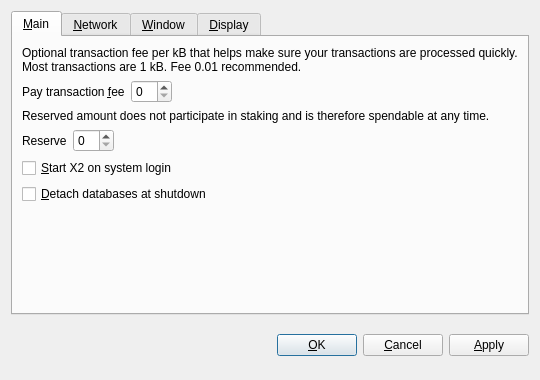
<?xml version="1.0" encoding="UTF-8"?>
<ui version="4.0">
 <class>OptionsDialog</class>
 <widget class="QDialog" name="OptionsDialog">
  <property name="geometry">
   <rect>
    <x>0</x>
    <y>0</y>
    <width>540</width>
    <height>380</height>
   </rect>
  </property>
  <property name="windowTitle">
   <string>Options</string>
  </property>
  <property name="modal">
   <bool>true</bool>
  </property>
  <layout class="QVBoxLayout" name="verticalLayout">
   <item>
    <widget class="QTabWidget" name="tabWidget">
     <property name="tabPosition">
      <enum>QTabWidget::North</enum>
     </property>
     <property name="currentIndex">
      <number>0</number>
     </property>
     <widget class="QWidget" name="tabMain">
      <attribute name="title">
       <string>&amp;Main</string>
      </attribute>
      <layout class="QVBoxLayout" name="verticalLayout_Main">
       <item>
        <widget class="QLabel" name="transactionFeeInfoLabel">
         <property name="text">
          <string>Optional transaction fee per kB that helps make sure your transactions are processed quickly. Most transactions are 1 kB. Fee 0.01 recommended.</string>
         </property>
         <property name="textFormat">
          <enum>Qt::PlainText</enum>
         </property>
         <property name="wordWrap">
          <bool>true</bool>
         </property>
        </widget>
       </item>
       <item>
        <layout class="QHBoxLayout" name="horizontalLayoutFee">
         <item>
          <widget class="QLabel" name="transactionFeeLabel">
           <property name="text">
            <string>Pay transaction &amp;fee</string>
           </property>
           <property name="textFormat">
            <enum>Qt::PlainText</enum>
           </property>
           <property name="buddy">
            <cstring>transactionFee</cstring>
           </property>
          </widget>
         </item>
         <item>
          <widget class="BitcoinAmountField" name="transactionFee"/>
         </item>
         <item>
          <spacer name="horizontalSpacerFee">
           <property name="orientation">
            <enum>Qt::Horizontal</enum>
           </property>
           <property name="sizeHint" stdset="0">
            <size>
             <width>40</width>
             <height>20</height>
            </size>
           </property>
          </spacer>
         </item>
        </layout>
       </item>
       <item>
        <widget class="QLabel" name="reserveBalanceInfoLabel">
         <property name="text">
          <string>Reserved amount does not participate in staking and is therefore spendable at any time.</string>
         </property>
         <property name="textFormat">
          <enum>Qt::PlainText</enum>
         </property>
         <property name="wordWrap">
          <bool>true</bool>
         </property>
        </widget>
       </item>
       <item>
        <layout class="QHBoxLayout" name="horizontalLayoutReserveBalance">
         <item>
          <widget class="QLabel" name="reserveBalanceLabel">
           <property name="text">
            <string>Reserve</string>
           </property>
           <property name="textFormat">
            <enum>Qt::PlainText</enum>
           </property>
           <property name="buddy">
            <cstring>reserveBalance</cstring>
           </property>
          </widget>
         </item>
         <item>
          <widget class="BitcoinAmountField" name="reserveBalance"/>
         </item>
         <item>
          <spacer name="horizontalSpacerReserveBalance">
           <property name="orientation">
            <enum>Qt::Horizontal</enum>
           </property>
           <property name="sizeHint" stdset="0">
            <size>
             <width>40</width>
             <height>20</height>
            </size>
           </property>
          </spacer>
         </item>
        </layout>
       </item>
       <item>
        <widget class="QCheckBox" name="bitcoinAtStartup">
         <property name="toolTip">
          <string>Automatically start X2 after logging in to the system.</string>
         </property>
         <property name="text">
          <string>&amp;Start X2 on system login</string>
         </property>
        </widget>
       </item>
       <item>
        <widget class="QCheckBox" name="detachDatabases">
         <property name="toolTip">
          <string>Detach block and address databases at shutdown. This means they can be moved to another data directory, but it slows down shutdown. The wallet is always detached.</string>
         </property>
         <property name="text">
          <string>&amp;Detach databases at shutdown</string>
         </property>
        </widget>
       </item>
       <item>
        <spacer name="verticalSpacer_Main">
         <property name="orientation">
          <enum>Qt::Vertical</enum>
         </property>
         <property name="sizeHint" stdset="0">
          <size>
           <width>20</width>
           <height>40</height>
          </size>
         </property>
        </spacer>
       </item>
      </layout>
     </widget>
     <widget class="QWidget" name="tabNetwork">
      <attribute name="title">
       <string>&amp;Network</string>
      </attribute>
      <layout class="QVBoxLayout" name="verticalLayout_Network">
       <item>
        <widget class="QCheckBox" name="mapPortUpnp">
         <property name="toolTip">
          <string>Automatically open the X2 client port on the router. This only works when your router supports UPnP and it is enabled.</string>
         </property>
         <property name="text">
          <string>Map port using &amp;UPnP</string>
         </property>
        </widget>
       </item>
       <item>
        <widget class="QCheckBox" name="connectSocks">
         <property name="toolTip">
          <string>Connect to the X2 network through a SOCKS proxy (e.g. when connecting through Tor).</string>
         </property>
         <property name="text">
          <string>&amp;Connect through SOCKS proxy:</string>
         </property>
        </widget>
       </item>
       <item>
        <layout class="QHBoxLayout" name="horizontalLayout_Network">
         <item>
          <widget class="QLabel" name="proxyIpLabel">
           <property name="text">
            <string>Proxy &amp;IP:</string>
           </property>
           <property name="textFormat">
            <enum>Qt::PlainText</enum>
           </property>
           <property name="buddy">
            <cstring>proxyIp</cstring>
           </property>
          </widget>
         </item>
         <item>
          <widget class="QValidatedLineEdit" name="proxyIp">
           <property name="maximumSize">
            <size>
             <width>140</width>
             <height>16777215</height>
            </size>
           </property>
           <property name="toolTip">
            <string>IP address of the proxy (e.g. 127.0.0.1)</string>
           </property>
          </widget>
         </item>
         <item>
          <widget class="QLabel" name="proxyPortLabel">
           <property name="text">
            <string>&amp;Port:</string>
           </property>
           <property name="textFormat">
            <enum>Qt::PlainText</enum>
           </property>
           <property name="buddy">
            <cstring>proxyPort</cstring>
           </property>
          </widget>
         </item>
         <item>
          <widget class="QLineEdit" name="proxyPort">
           <property name="maximumSize">
            <size>
             <width>55</width>
             <height>16777215</height>
            </size>
           </property>
           <property name="toolTip">
            <string>Port of the proxy (e.g. 9050)</string>
           </property>
          </widget>
         </item>
         <item>
          <widget class="QLabel" name="socksVersionLabel">
           <property name="text">
            <string>SOCKS &amp;Version:</string>
           </property>
           <property name="textFormat">
            <enum>Qt::PlainText</enum>
           </property>
           <property name="buddy">
            <cstring>socksVersion</cstring>
           </property>
          </widget>
         </item>
         <item>
          <widget class="QValueComboBox" name="socksVersion">
           <property name="toolTip">
            <string>SOCKS version of the proxy (e.g. 5)</string>
           </property>
          </widget>
         </item>
         <item>
          <spacer name="horizontalSpacer_Network">
           <property name="orientation">
            <enum>Qt::Horizontal</enum>
           </property>
           <property name="sizeHint" stdset="0">
            <size>
             <width>40</width>
             <height>20</height>
            </size>
           </property>
          </spacer>
         </item>
        </layout>
       </item>
       <item>
        <spacer name="verticalSpacer_Network">
         <property name="orientation">
          <enum>Qt::Vertical</enum>
         </property>
         <property name="sizeHint" stdset="0">
          <size>
           <width>20</width>
           <height>40</height>
          </size>
         </property>
        </spacer>
       </item>
      </layout>
     </widget>
     <widget class="QWidget" name="tabWindow">
      <attribute name="title">
       <string>&amp;Window</string>
      </attribute>
      <layout class="QVBoxLayout" name="verticalLayout_Window">
       <item>
        <widget class="QCheckBox" name="minimizeToTray">
         <property name="toolTip">
          <string>Show only a tray icon after minimizing the window.</string>
         </property>
         <property name="text">
          <string>&amp;Minimize to the tray instead of the taskbar</string>
         </property>
        </widget>
       </item>
       <item>
        <widget class="QCheckBox" name="minimizeOnClose">
         <property name="toolTip">
          <string>Minimize instead of exit the application when the window is closed. When this option is enabled, the application will be closed only after selecting Quit in the menu.</string>
         </property>
         <property name="text">
          <string>M&amp;inimize on close</string>
         </property>
        </widget>
       </item>
       <item>
        <spacer name="verticalSpacer_Window">
         <property name="orientation">
          <enum>Qt::Vertical</enum>
         </property>
         <property name="sizeHint" stdset="0">
          <size>
           <width>20</width>
           <height>40</height>
          </size>
         </property>
        </spacer>
       </item>
      </layout>
     </widget>
     <widget class="QWidget" name="tabDisplay">
      <attribute name="title">
       <string>&amp;Display</string>
      </attribute>
      <layout class="QVBoxLayout" name="verticalLayout_Display">
       <item>
        <layout class="QHBoxLayout" name="horizontalLayout_1_Display">
         <item>
          <widget class="QLabel" name="langLabel">
           <property name="text">
            <string>User Interface &amp;language:</string>
           </property>
           <property name="textFormat">
            <enum>Qt::PlainText</enum>
           </property>
           <property name="buddy">
            <cstring>lang</cstring>
           </property>
          </widget>
         </item>
         <item>
          <widget class="QValueComboBox" name="lang">
           <property name="toolTip">
            <string>The user interface language can be set here. This setting will take effect after restarting X2.</string>
           </property>
          </widget>
         </item>
        </layout>
       </item>
       <item>
        <layout class="QHBoxLayout" name="horizontalLayout_2_Display">
         <item>
          <widget class="QLabel" name="unitLabel">
           <property name="text">
            <string>&amp;Unit to show amounts in:</string>
           </property>
           <property name="textFormat">
            <enum>Qt::PlainText</enum>
           </property>
           <property name="buddy">
            <cstring>unit</cstring>
           </property>
          </widget>
         </item>
         <item>
          <widget class="QValueComboBox" name="unit">
           <property name="toolTip">
            <string>Choose the default subdivision unit to show in the interface and when sending coins.</string>
           </property>
          </widget>
         </item>
        </layout>
       </item>
       <item>
        <widget class="QCheckBox" name="displayAddresses">
         <property name="toolTip">
          <string>Whether to show X2 addresses in the transaction list or not.</string>
         </property>
         <property name="text">
          <string>&amp;Display addresses in transaction list</string>
         </property>
        </widget>
       </item>
       <item>
        <widget class="QCheckBox" name="coinControlFeatures">
         <property name="toolTip">
          <string>Whether to show coin control features or not.</string>
         </property>
         <property name="text">
          <string>Display coin &amp;control features (experts only!)</string>
         </property>
        </widget>
       </item>
       <item>
        <spacer name="verticalSpacer_Display">
         <property name="orientation">
          <enum>Qt::Vertical</enum>
         </property>
         <property name="sizeHint" stdset="0">
          <size>
           <width>20</width>
           <height>40</height>
          </size>
         </property>
        </spacer>
       </item>
      </layout>
     </widget>
    </widget>
   </item>
   <item>
    <layout class="QHBoxLayout" name="horizontalLayout_Buttons">
     <item>
      <spacer name="horizontalSpacer_1">
       <property name="orientation">
        <enum>Qt::Horizontal</enum>
       </property>
       <property name="sizeHint" stdset="0">
        <size>
         <width>40</width>
         <height>48</height>
        </size>
       </property>
      </spacer>
     </item>
     <item>
      <widget class="QLabel" name="statusLabel">
       <property name="font">
        <font>
         <weight>75</weight>
         <bold>true</bold>
        </font>
       </property>
       <property name="text">
        <string/>
       </property>
       <property name="textFormat">
        <enum>Qt::PlainText</enum>
       </property>
       <property name="wordWrap">
        <bool>true</bool>
       </property>
      </widget>
     </item>
     <item>
      <spacer name="horizontalSpacer_2">
       <property name="orientation">
        <enum>Qt::Horizontal</enum>
       </property>
       <property name="sizeHint" stdset="0">
        <size>
         <width>40</width>
         <height>48</height>
        </size>
       </property>
      </spacer>
     </item>
     <item>
      <widget class="QPushButton" name="okButton">
       <property name="text">
        <string>&amp;OK</string>
       </property>
      </widget>
     </item>
     <item>
      <widget class="QPushButton" name="cancelButton">
       <property name="text">
        <string>&amp;Cancel</string>
       </property>
       <property name="autoDefault">
        <bool>false</bool>
       </property>
      </widget>
     </item>
     <item>
      <widget class="QPushButton" name="applyButton">
       <property name="text">
        <string>&amp;Apply</string>
       </property>
       <property name="autoDefault">
        <bool>false</bool>
       </property>
      </widget>
     </item>
    </layout>
   </item>
  </layout>
 </widget>
 <customwidgets>
  <customwidget>
   <class>BitcoinAmountField</class>
   <extends>QSpinBox</extends>
   <header>bitcoinamountfield.h</header>
  </customwidget>
  <customwidget>
   <class>QValueComboBox</class>
   <extends>QComboBox</extends>
   <header>qvaluecombobox.h</header>
  </customwidget>
  <customwidget>
   <class>QValidatedLineEdit</class>
   <extends>QLineEdit</extends>
   <header>qvalidatedlineedit.h</header>
  </customwidget>
 </customwidgets>
 <resources/>
 <connections/>
</ui>
